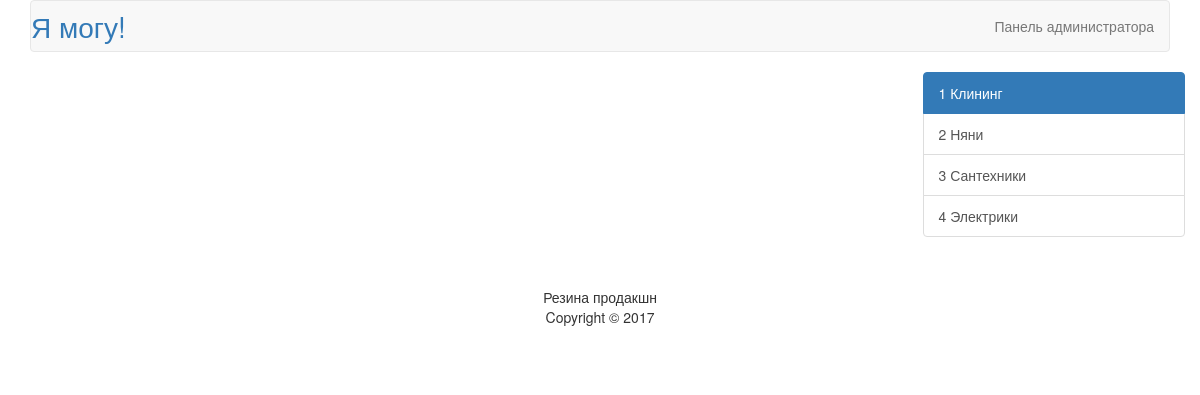
The app's page /articles.php?category=3, older data.
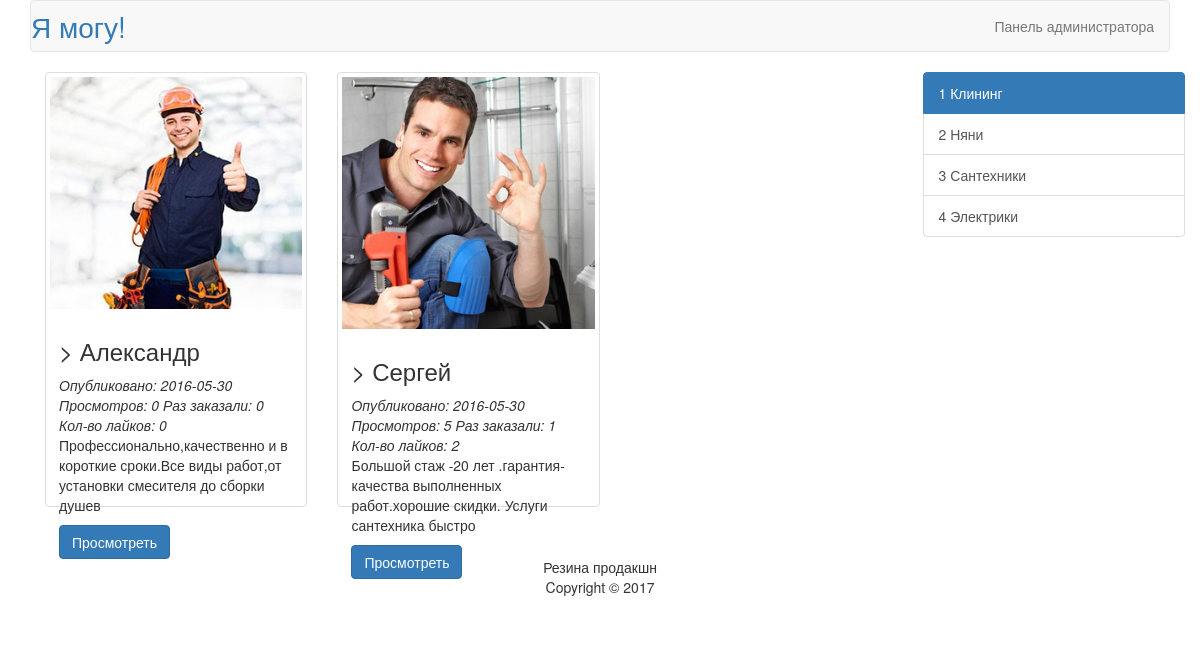
The same page, newer data.
### tables this page shows
CREATE TABLE `articles` (
  `id` int(11) NOT NULL,
  `title` varchar(255) NOT NULL,
  `content` text NOT NULL,
  `date` date NOT NULL,
  `category` int(11) NOT NULL,
  `likes` int(11) NOT NULL,
  `image` varchar(150) NOT NULL,
  `prosmotry` int(11) NOT NULL,
  `buy` int(11) NOT NULL
);

### articles.php (called while the page is built)
<?php
    require_once("database.php");
    require_once("models/articles.php");
    $link = db_connect();
    $articles = articles_all_by_category($link, $_GET['category']);
    include("views/articles.php");
?>

### models/articles.php (called while the page is built, shortened)
<?php
    function articles_all_by_category($link,$where){
        $query = sprintf("SELECT * FROM articles WHERE category='%d' ORDER BY id DESC",$where);
        $result = mysqli_query($link, $query);
        $n = mysqli_num_rows($result);
        $articles = array();
        for ($i = 0; $i < $n; $i++)
        {
            $row = mysqli_fetch_assoc($result);
            $articles[] = $row;
        }
        return $articles;
    }
    function articles_intro($text, $len = 100)
    {
        return mb_substr($text, 0, $len);
    }
?>

### views/articles.php (the view, shortened to what this page needs)
<?php
    $pageRightLink="admin";
    $pageLeftLink="index.php";
    $pageRightLinkContent="Панель администратора";
$path="";
    include_once('header.php');
?>
<div class="container">
    <div class="row row-offcanvas row-offcanvas-right">
        <div class="col-xs-12 col-sm-9">
            <div class="row">
                <?php foreach($articles as $article): ?>
                <div class="col-xs-6 col-lg-4">
                    <div class="thumbnail">
                        <img src="<?=$article['image']?>" alt="...">
                        <div class="caption">
                            <h3>>
                                <?=$article['title']?>
                            </h3>
                            <em>Опубликовано: <?=$article['date']?></em>
                            <em>Просмотров: <?=$article['prosmotry']?></em>
                            <em>Раз заказали: <?=$article['buy']?></em>
                            <em>Кол-во лайков: <?=$article['likes']?></em>
                               <p>
                                <?=articles_intro($article['content'])?>
                            </p>
                            <p><a href="article.php?id=<?=$article['id']?>" class="btn btn-primary" role="button">Просмотреть</a></p>
                        </div>
                    </div>
                </div>
                <?php endforeach ?>
            </div>
        </div>
        <?php include_once('side_bar.php'); ?>
    </div>
</div>
<?php
    include_once('footer.php');
?>

### views/header.php (shortened to what this page needs)
<!DOCTYPE html>
<hmtl>
    <head>
        <link rel="stylesheet" href="<?php echo $path ?>style.css">
        <link rel="stylesheet" href="<?php echo $path ?>node_modules/bootstrap/dist/css/bootstrap.min.css" >
    </head>
    <body>
        <div class="container">
            <nav class="navbar navbar-default">
                <div class="container-fluid">
                    <div class="navbar-header">
                        <a id="blog" class="navbar-brand" href="<?php echo $pageLeftLink ?>">Я могу!</a>
                    </div>
                    <ul class="nav navbar-nav navbar-right">
                        <li><a href="<?php echo $pageRightLink ?>"><?php echo $pageRightLinkContent ?></a></li>
                    </ul>
                </div>
            </nav>

### views/side_bar.php
   <div class="col-xs-6 col-sm-3 sidebar-offcanvas" id="sidebar">
    <div class="list-group">
        <a href="articles.php?category=1" class="list-group-item active">1 Клининг</a>
        <a href="articles.php?category=2" class="list-group-item">2 Няни</a>
        <a href="articles.php?category=3" class="list-group-item">3 Сантехники</a>
        <a href="articles.php?category=4" class="list-group-item">4 Электрики</a>
    </div>
</div>

### views/footer.php (shortened to what this page needs)
<footer>
                <p>
                    Резина продакшн<br>Copyright &copy; 2017
                </p>
            </footer>
        </div>
    </body>
</hmtl>

### style.css (style rules this page uses)
body { background: antiquewhite; }
footer { text-align: center; }
#blog { color: rgb(51, 122, 183); font-size: 28px; padding-left: 0px; }
html, body { overflow-x: hidden; }
footer { padding: 30px 0; }
.thumbnail { height: 435px; }
.thumbnail img { height: 170px; width: auto; }

Row changes from the older to the newer data that the page shows:
now on this page (row edited): articles: image (picture), title "Александр", date "2016-05-30", prosmotry "0", buy "0", likes "0", content "Профессионально,качественно и в короткие сроки.Все виды работ,от установки смесителя до сборки душев"
now on this page (row edited): articles: image (picture), title "Сергей", date "2016-05-30", prosmotry "5", buy "1", likes "2", content "Большой стаж -20 лет .гарантия-качества выполненных работ.хорошие скидки. Услуги сантехника быстро"
